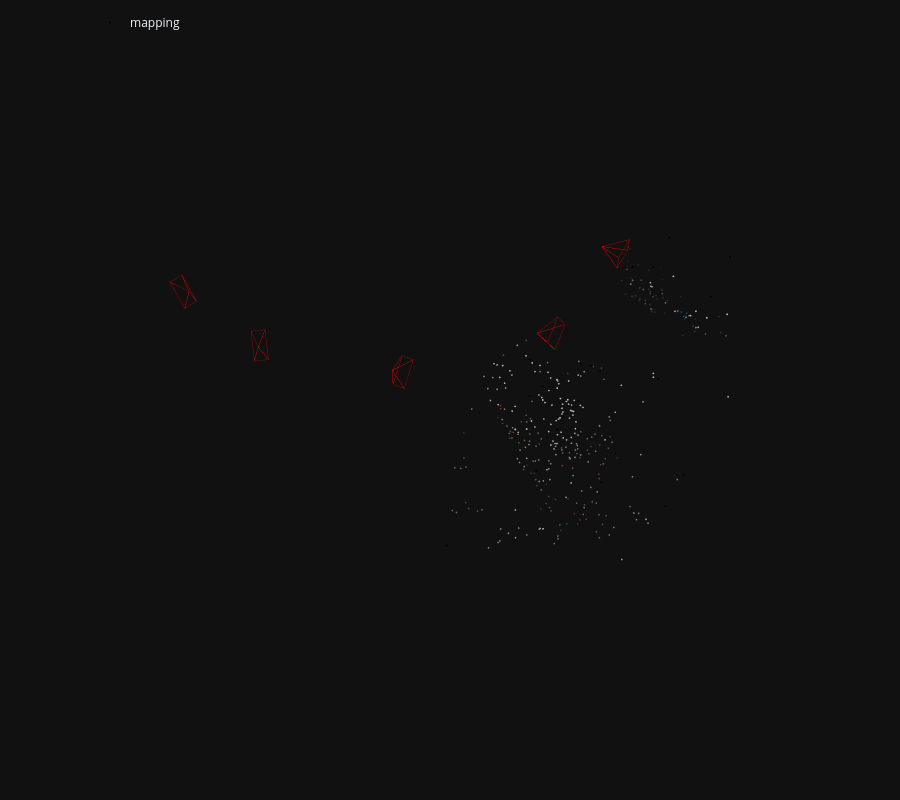

Notebook code cell kept with this figure:
### Code cell
viz_3d.plot_reconstruction(fig, model, color='rgba(255,0,0,0.5)', name="mapping", points_rgb=True)
fig.show()

### Figure 1 — Plotly figure (JSON) as saved in the notebook; plotly's stock layout.template omitted (floating-point values rounded to 4 significant figures; data arrays with more than 128 entries replaced by an {"elided": "..."} marker saying what was removed)
{"data": [{"legendgroup": "mapping", "marker": {"color": {"elided": "361x3 int values"}, "line": {"width": 0}, "size": 1}, "mode": "markers", "name": "mapping", "type": "scatter3d", "x": {"elided": "361 float values"}, "y": {"elided": "361 float values"}, "z": {"elided": "361 float values"}}, {"hovertemplate": "Image:<br>    image_id = 1<br>    camera_id = 1<br>    frame_id = 1<br>    data_id: data_t:<br>        sensor_id: sensor_t:<br>            type = SensorType.CAMERA<br>            id = 1<br>        id = 1<br>    camera: Camera:<br>        camera_id = 1<br>        sensor_id: sensor_t:<br>            type = SensorType.CAMERA<br>            id = 1<br>        model = CameraModelId.SIMPLE_RADIAL<br>        width = 903<br>        height = 1920<br>        focal_length = 1266.1354801234277<br>        focal_length_x = 1266.1354801234277<br>        focal_length_y = 1266.1354801234277<br>        has_prior_focal_length = False<br>        principal_point_x = 451.5<br>        principal_point_y = 960.0<br>        params_info = f, cx, cy, k<br>        params = [1.26613548e+03 4.51500000e+02 9.60000000e+02 4.08627764e-02]<br>    frame: Frame:<br>        frame_id = 1<br>        rig_id = 1<br>        data_ids = {data_t(sensor_id=sensor_t(type=SensorType.CAMERA, id=1), id=1)}<br>        rig: Rig:<br>            rig_id = 1<br>            ref_sensor_id: sensor_t:<br>                type = SensorType.CAMERA<br>                id = 1<br>            non_ref_sensors = {}<br>        rig_from_world: Rigid3d:<br>            rotation: Rotation3d:<br>                quat = [ 0.02250924 -0.29263757 -0.15246148  0.94372246]<br>            translation = [-0.20030718 -0.78852808  1.24717014]<br>    name = pic1.jpg<br>    has_pose = True<br>    points2D = P ... 10523 elements ... ]<br>    num_points3D = 245", "legendgroup": "mapping", "line": {"color": "rgba(255,0,0,0.5)", "width": 1}, "mode": "lines", "name": "1", "showlegend": false, "type": "scatter3d", "x": [-0.2003, -0.04739, 0.1251, -0.2003, 0.1251, -0.016, -0.2003, -0.016, -0.1885, -0.2003, -0.1885, -0.04739], "y": [-0.7885, -1.001, -0.9408, -0.7885, -0.9408, -0.4943, -0.7885, -0.4943, -0.5548, -0.7885, -0.5548, -1.001], "z": [1.247, 1.554, 1.43, 1.247, 1.43, 1.452, 1.247, 1.452, 1.576, 1.247, 1.576, 1.554]}, {"hovertemplate": "Image:<br>    image_id = 2<br>    camera_id = 2<br>    frame_id = 2<br>    data_id: data_t:<br>        sensor_id: sensor_t:<br>            type = SensorType.CAMERA<br>            id = 2<br>        id = 2<br>    camera: Camera:<br>        camera_id = 2<br>        sensor_id: sensor_t:<br>            type = SensorType.CAMERA<br>            id = 2<br>        model = CameraModelId.SIMPLE_RADIAL<br>        width = 903<br>        height = 1920<br>        focal_length = 1255.2588720180654<br>        focal_length_x = 1255.2588720180654<br>        focal_length_y = 1255.2588720180654<br>        has_prior_focal_length = False<br>        principal_point_x = 451.5<br>        principal_point_y = 960.0<br>        params_info = f, cx, cy, k<br>        params = [1.25525887e+03 4.51500000e+02 9.60000000e+02 4.04506101e-02]<br>    frame: Frame:<br>        frame_id = 2<br>        rig_id = 2<br>        data_ids = {data_t(sensor_id=sensor_t(type=SensorType.CAMERA, id=2), id=2)}<br>        rig: Rig:<br>            rig_id = 2<br>            ref_sensor_id: sensor_t:<br>                type = SensorType.CAMERA<br>                id = 2<br>            non_ref_sensors = {}<br>        rig_from_world: Rigid3d:<br>            rotation: Rotation3d:<br>                quat = [-0.01239771 -0.03648603  0.05499413  0.99774281]<br>            translation = [-2.27930929 -1.11661412  1.91400272]<br>    name = pic2.jpg<br>    has_pose = True<br>    points2D = P ... 11490 elements ... ]<br>    num_points3D = 247", "legendgroup": "mapping", "line": {"color": "rgba(255,0,0,0.5)", "width": 1}, "mode": "lines", "name": "2", "showlegend": false, "type": "scatter3d", "x": [-2.279, -2.393, -2.174, -2.279, -2.174, -2.122, -2.279, -2.122, -2.341, -2.279, -2.341, -2.393], "y": [-1.117, -1.346, -1.37, -1.117, -1.37, -0.9045, -1.117, -0.9045, -0.8805, -1.117, -0.8805, -1.346], "z": [1.914, 2.223, 2.207, 1.914, 2.207, 2.216, 1.914, 2.216, 2.233, 1.914, 2.233, 2.223]}, {"hovertemplate": "Image:<br>    image_id = 3<br>    camera_id = 3<br>    frame_id = 3<br>    data_id: data_t:<br>        sensor_id: sensor_t:<br>            type = SensorType.CAMERA<br>            id = 3<br>        id = 3<br>    camera: Camera:<br>        camera_id = 3<br>        sensor_id: sensor_t:<br>            type = SensorType.CAMERA<br>            id = 3<br>        model = CameraModelId.SIMPLE_RADIAL<br>        width = 903<br>        height = 1920<br>        focal_length = 1199.7690254288984<br>        focal_length_x = 1199.7690254288984<br>        focal_length_y = 1199.7690254288984<br>        has_prior_focal_length = False<br>        principal_point_x = 451.5<br>        principal_point_y = 960.0<br>        params_info = f, cx, cy, k<br>        params = [1.19976903e+03 4.51500000e+02 9.60000000e+02 1.00848155e-01]<br>    frame: Frame:<br>        frame_id = 3<br>        rig_id = 3<br>        data_ids = {data_t(sensor_id=sensor_t(type=SensorType.CAMERA, id=3), id=3)}<br>        rig: Rig:<br>            rig_id = 3<br>            ref_sensor_id: sensor_t:<br>                type = SensorType.CAMERA<br>                id = 3<br>            non_ref_sensors = {}<br>        rig_from_world: Rigid3d:<br>            rotation: Rotation3d:<br>                quat = [-0.01576894  0.15735218  0.25691527  0.95340767]<br>            translation = [-3.35312542 -1.93600348  2.73769265]<br>    name = pic3.jpg<br>    has_pose = True<br>    points2D = P ... 12878 elements ... ]<br>    num_points3D = 176", "legendgroup": "mapping", "line": {"color": "rgba(255,0,0,0.5)", "width": 1}, "mode": "lines", "name": "3", "showlegend": false, "type": "scatter3d", "x": [-3.353, -3.647, -3.467, -3.353, -3.467, -3.24, -3.353, -3.24, -3.42, -3.353, -3.42, -3.647], "y": [-1.936, -2.07, -2.179, -1.936, -2.179, -1.772, -1.936, -1.772, -1.663, -1.936, -1.663, -2.07], "z": [2.738, 2.958, 3.022, 2.738, 3.022, 3.074, 2.738, 3.074, 3.01, 2.738, 3.01, 2.958]}, {"hovertemplate": "Image:<br>    image_id = 4<br>    camera_id = 4<br>    frame_id = 4<br>    data_id: data_t:<br>        sensor_id: sensor_t:<br>            type = SensorType.CAMERA<br>            id = 4<br>        id = 4<br>    camera: Camera:<br>        camera_id = 4<br>        sensor_id: sensor_t:<br>            type = SensorType.CAMERA<br>            id = 4<br>        model = CameraModelId.SIMPLE_RADIAL<br>        width = 903<br>        height = 1920<br>        focal_length = 1565.9158779878414<br>        focal_length_x = 1565.9158779878414<br>        focal_length_y = 1565.9158779878414<br>        has_prior_focal_length = False<br>        principal_point_x = 451.5<br>        principal_point_y = 960.0<br>        params_info = f, cx, cy, k<br>        params = [ 1.56591588e+03  4.51500000e+02  9.60000000e+02 -2.11078819e-01]<br>    frame: Frame:<br>        frame_id = 4<br>        rig_id = 4<br>        data_ids = {data_t(sensor_id=sensor_t(type=SensorType.CAMERA, id=4), id=4)}<br>        rig: Rig:<br>            rig_id = 4<br>            ref_sensor_id: sensor_t:<br>                type = SensorType.CAMERA<br>                id = 4<br>            non_ref_sensors = {}<br>        rig_from_world: Rigid3d:<br>            rotation: Rotation3d:<br>                quat = [-0.10120965 -0.43156541 -0.24460985  0.8623653 ]<br>            translation = [ 2.0422313  -1.36037592  1.3138323 ]<br>    name = pic4.jpg<br>    has_pose = True<br>    points2D = P ... 12328 elements ... ]<br>    num_points3D = 85", "legendgroup": "mapping", "line": {"color": "rgba(255,0,0,0.5)", "width": 1}, "mode": "lines", "name": "4", "showlegend": false, "type": "scatter3d", "x": [2.042, 2.368, 2.48, 2.042, 2.48, 2.323, 2.042, 2.323, 2.211, 2.042, 2.211, 2.368], "y": [-1.36, -1.604, -1.492, -1.36, -1.492, -1.089, -1.36, -1.089, -1.201, -1.36, -1.201, -1.604], "z": [1.314, 1.532, 1.379, 1.314, 1.379, 1.56, 1.314, 1.56, 1.713, 1.314, 1.713, 1.532]}, {"hovertemplate": "Image:<br>    image_id = 5<br>    camera_id = 5<br>    frame_id = 5<br>    data_id: data_t:<br>        sensor_id: sensor_t:<br>            type = SensorType.CAMERA<br>            id = 5<br>        id = 5<br>    camera: Camera:<br>        camera_id = 5<br>        sensor_id: sensor_t:<br>            type = SensorType.CAMERA<br>            id = 5<br>        model = CameraModelId.SIMPLE_RADIAL<br>        width = 903<br>        height = 1920<br>        focal_length = 1464.5271193302362<br>        focal_length_x = 1464.5271193302362<br>        focal_length_y = 1464.5271193302362<br>        has_prior_focal_length = False<br>        principal_point_x = 451.5<br>        principal_point_y = 960.0<br>        params_info = f, cx, cy, k<br>        params = [ 1.46452712e+03  4.51500000e+02  9.60000000e+02 -2.11925478e-01]<br>    frame: Frame:<br>        frame_id = 5<br>        rig_id = 5<br>        data_ids = {data_t(sensor_id=sensor_t(type=SensorType.CAMERA, id=5), id=5)}<br>        rig: Rig:<br>            rig_id = 5<br>            ref_sensor_id: sensor_t:<br>                type = SensorType.CAMERA<br>                id = 5<br>            non_ref_sensors = {}<br>        rig_from_world: Rigid3d:<br>            rotation: Rotation3d:<br>                quat = [-0.13968664 -0.62992636 -0.40476994  0.64795194]<br>            translation = [ 3.05077565 -2.61359298  3.15907953]<br>    name = pic5.jpg<br>    has_pose = True<br>    points2D = P ... 10977 elements ... ]<br>    num_points3D = 85", "legendgroup": "mapping", "line": {"color": "rgba(255,0,0,0.5)", "width": 1}, "mode": "lines", "name": "5", "showlegend": false, "type": "scatter3d", "x": [3.051, 3.478, 3.451, 3.051, 3.451, 3.288, 3.051, 3.288, 3.315, 3.051, 3.315, 3.478], "y": [-2.614, -2.722, -2.567, -2.614, -2.567, -2.27, -2.614, -2.27, -2.425, -2.614, -2.425, -2.722], "z": [3.159, 3.134, 2.979, 3.159, 2.979, 3.303, 3.159, 3.303, 3.458, 3.159, 3.458, 3.134]}], "layout": {"height": 800, "legend": {"orientation": "h", "x": 0.1, "xanchor": "left", "y": 0.99, "yanchor": "top"}, "margin": {"b": 0, "l": 0, "pad": 0, "r": 0, "t": 0}, "scene": {"aspectmode": "data", "camera": {"eye": {"x": 0, "y": -0.1, "z": -2}, "projection": {"type": "orthographic"}, "up": {"x": 0, "y": -1, "z": 0}}, "dragmode": "orbit", "xaxis": {"autorange": true, "showbackground": false, "showgrid": false, "showline": false, "showticklabels": true, "visible": false}, "yaxis": {"autorange": true, "showbackground": false, "showgrid": false, "showline": false, "showticklabels": true, "visible": false}, "zaxis": {"autorange": true, "showbackground": false, "showgrid": false, "showline": false, "showticklabels": true, "visible": false}}}}
